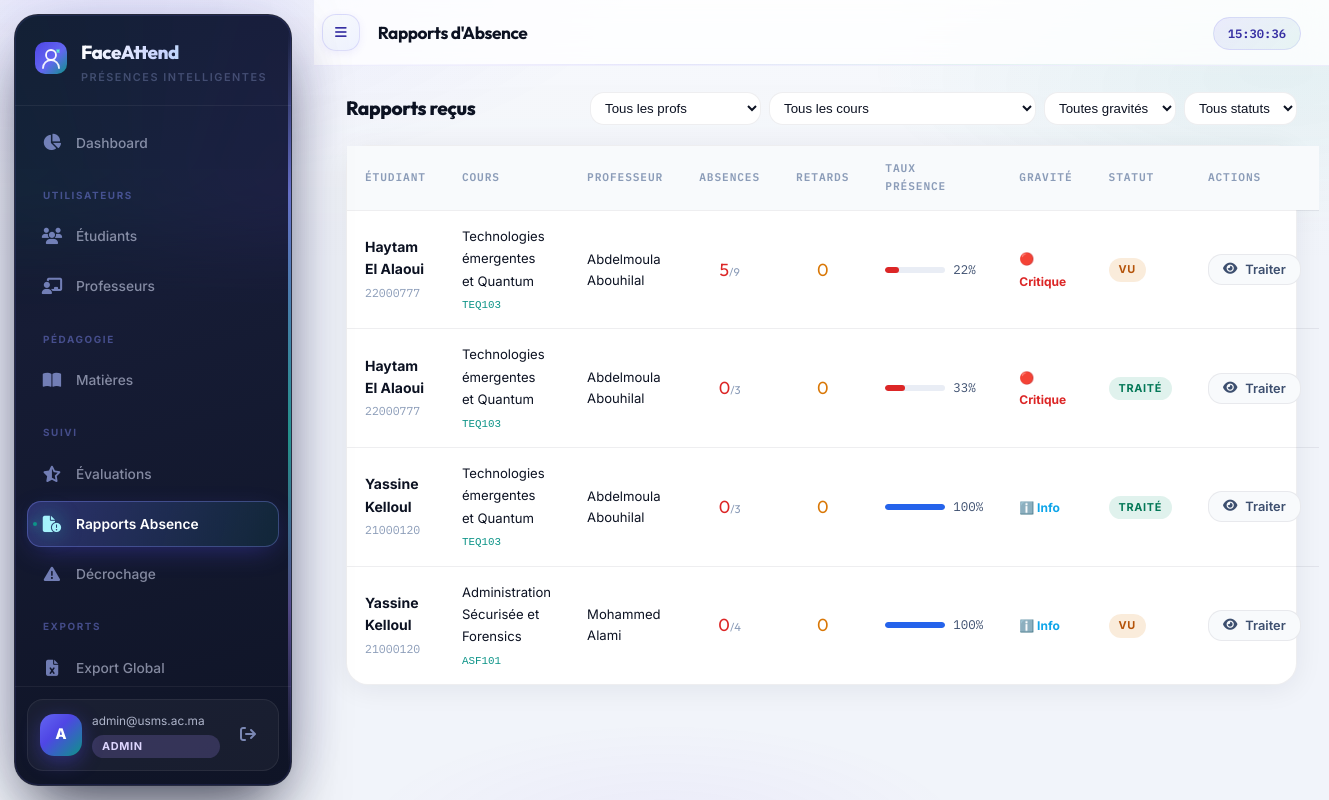
Screenshot of /admin/absence-reports (signed in) with the database file from the repository.
### app/models/__init__.py (models this page shows, shortened)
class User(UserMixin, db.Model):
    __tablename__ = "users"
    id           = db.Column(db.Integer, primary_key=True)
    email        = db.Column(db.String(255), unique=True, nullable=False, index=True)
    password_hash= db.Column(db.String(255), nullable=False)
    role         = db.Column(db.Enum(RoleEnum), nullable=False)
    is_active    = db.Column(db.Boolean, default=True)
    consent_given= db.Column(db.Boolean, default=False)          # CNDP
    consent_date = db.Column(db.DateTime)
    failed_logins= db.Column(db.Integer, default=0)
    locked_until = db.Column(db.DateTime)
    created_at   = db.Column(db.DateTime, default=lambda: datetime.now(timezone.utc))
    updated_at   = db.Column(db.DateTime, onupdate=lambda: datetime.now(timezone.utc))
    deleted_at   = db.Column(db.DateTime)   # Soft delete (droit à l'oubli CNDP)
    student_profile = db.relationship("Student", back_populates="user", uselist=False)
    teacher_profile = db.relationship("Teacher", back_populates="user", uselist=False)

class AbsenceReport(db.Model):
    __tablename__ = "absence_reports"
    id          = db.Column(db.Integer, primary_key=True)
    teacher_id  = db.Column(db.Integer, db.ForeignKey("teachers.id"), nullable=False)
    student_id  = db.Column(db.Integer, db.ForeignKey("students.id"), nullable=False)
    course_id   = db.Column(db.Integer, db.ForeignKey("courses.id"),  nullable=False)
    nb_seances          = db.Column(db.Integer, default=0)
    nb_absences         = db.Column(db.Integer, default=0)
    nb_retards          = db.Column(db.Integer, default=0)
    taux_presence       = db.Column(db.Float,   default=0.0)  # 0.0 → 1.0
    periode_debut       = db.Column(db.DateTime)
    periode_fin         = db.Column(db.DateTime)
    commentaire         = db.Column(db.Text)
    gravite             = db.Column(db.Enum(AbsenceGravite),
                                    default=AbsenceGravite.INFO)
    statut              = db.Column(db.Enum(AbsenceReportStatus),
                                    default=AbsenceReportStatus.NOUVEAU)
    created_at          = db.Column(db.DateTime,
                                    default=lambda: datetime.now(timezone.utc))
    admin_note          = db.Column(db.Text)
    admin_treated_at    = db.Column(db.DateTime)
    teacher = db.relationship("Teacher", foreign_keys=[teacher_id])
    student = db.relationship("Student", foreign_keys=[student_id])
    course  = db.relationship("Course",  foreign_keys=[course_id])

class Student(db.Model):
    __tablename__ = "students"
    id              = db.Column(db.Integer, primary_key=True)
    user_id         = db.Column(db.Integer, db.ForeignKey("users.id"), unique=True)
    student_number  = db.Column(db.String(20), unique=True, nullable=False)  # CNE / Matricule
    first_name      = db.Column(db.String(100), nullable=False)
    last_name       = db.Column(db.String(100), nullable=False)
    program         = db.Column(db.String(100))   # Filière
    year_of_study   = db.Column(db.Integer)
    group_name      = db.Column(db.String(50))
    face_encoding_enc  = db.Column(db.LargeBinary)   # AES-GCM ciphertext
    face_encoding_nonce= db.Column(db.LargeBinary)   # 96-bit nonce GCM
    face_encoding_tag  = db.Column(db.LargeBinary)   # 128-bit auth tag GCM
    face_photo_enc     = db.Column(db.LargeBinary)
    face_photo_nonce   = db.Column(db.LargeBinary)
    face_photo_tag     = db.Column(db.LargeBinary)
    face_enrolled_at   = db.Column(db.DateTime)
    pseudonym          = db.Column(db.String(64), unique=True)  # Pseudonymisation CNDP
    user        = db.relationship("User", back_populates="student_profile")
    attendances = db.relationship("Attendance", back_populates="student", lazy="dynamic")
    enrollments = db.relationship("Enrollment",  back_populates="student", lazy="dynamic")
    @property
    def full_name(self):
        return f"{self.first_name} {self.last_name}"

class Course(db.Model):
    __tablename__ = "courses"
    id          = db.Column(db.Integer, primary_key=True)
    teacher_id  = db.Column(db.Integer, db.ForeignKey("teachers.id"))
    name        = db.Column(db.String(150), nullable=False)
    code        = db.Column(db.String(20), unique=True, nullable=False)
    description = db.Column(db.Text)
    credits     = db.Column(db.Integer, default=3)
    room        = db.Column(db.String(50))
    is_active   = db.Column(db.Boolean, default=True)
    teacher     = db.relationship("Teacher", back_populates="courses")
    sessions    = db.relationship("Session", back_populates="course", lazy="dynamic")
    enrollments = db.relationship("Enrollment", back_populates="course", lazy="dynamic")

class Teacher(db.Model):
    __tablename__ = "teachers"
    id         = db.Column(db.Integer, primary_key=True)
    user_id    = db.Column(db.Integer, db.ForeignKey("users.id"), unique=True)
    first_name = db.Column(db.String(100), nullable=False)
    last_name  = db.Column(db.String(100), nullable=False)
    department = db.Column(db.String(100))
    phone      = db.Column(db.String(20))
    user    = db.relationship("User", back_populates="teacher_profile")
    courses = db.relationship("Course", back_populates="teacher", lazy="dynamic")
    @property
    def full_name(self):
        return f"{self.first_name} {self.last_name}"

### app/api/admin.py (the view)
@admin_bp.route("/absence-reports")
@admin_required
def absence_reports():
    course_id  = request.args.get("course_id",  type=int)
    teacher_id = request.args.get("teacher_id", type=int)
    gravite    = request.args.get("gravite",    "")
    statut     = request.args.get("statut",     "")
    page       = request.args.get("page", 1, type=int)
    query = AbsenceReport.query
    if course_id:  query = query.filter_by(course_id=course_id)
    if teacher_id: query = query.filter_by(teacher_id=teacher_id)
    if gravite:    query = query.filter_by(gravite=AbsenceGravite[gravite.upper()])
    if statut:     query = query.filter_by(statut=AbsenceReportStatus[statut.upper()])
    pagination = query.order_by(AbsenceReport.created_at.desc()).paginate(
        page=page, per_page=20, error_out=False
    )
    teachers = Teacher.query.all()
    courses  = Course.query.filter_by(is_active=True).all()
    return render_template("admin/absence_reports.html",
                           pagination=pagination,
                           teachers=teachers,
                           courses=courses,
                           f_course=course_id,
                           f_teacher=teacher_id,
                           f_gravite=gravite,
                           f_statut=statut)

### app/api/admin.py (called while the page is built)
def admin_required(f):
    @wraps(f)
    @login_required
    def decorated(*args, **kwargs):
        if current_user.role != RoleEnum.ADMIN:
            flash("Accès réservé aux administrateurs.", "danger")
            return redirect(url_for("auth.login"))
        return f(*args, **kwargs)
    return decorated

### frontend/templates/admin/absence_reports.html (shortened to what this page needs)
{% extends "base.html" %}
{% block page_title %}Rapports d'Absence{% endblock %}
{% block content %}
<div class="section-header">
  <h2>Rapports reçus</h2>
  <form method="GET" style="display:flex;gap:8px;flex-wrap:wrap">
    <select name="teacher_id" onchange="this.form.submit()" style="padding:7px 10px;background:var(--bg-2);border:1px solid var(--border-2);border-radius:var(--radius);color:var(--text);font-size:.83rem">
      <option value="">Tous les profs</option>
    </select>
    <select name="course_id" onchange="this.form.submit()" style="padding:7px 10px;background:var(--bg-2);border:1px solid var(--border-2);border-radius:var(--radius);color:var(--text);font-size:.83rem">
      <option value="">Tous les cours</option>
    </select>
    <select name="gravite" onchange="this.form.submit()" style="padding:7px 10px;background:var(--bg-2);border:1px solid var(--border-2);border-radius:var(--radius);color:var(--text);font-size:.83rem">
      <option value="">Toutes gravités</option>
    </select>
    <select name="statut" onchange="this.form.submit()" style="padding:7px 10px;background:var(--bg-2);border:1px solid var(--border-2);border-radius:var(--radius);color:var(--text);font-size:.83rem">
      <option value="">Tous statuts</option>
    </select>
  </form>
</div>
<div class="card" style="padding:0">
  <table>
    <thead>
      <tr><th>Étudiant</th><th>Cours</th><th>Professeur</th><th>Absences</th><th>Retards</th><th>Taux présence</th><th>Gravité</th><th>Statut</th><th>Actions</th></tr>
    </thead>
    <tbody>
    {% for r in pagination.items %}
    {% set grav_color = '#dc2626' if r.gravite.value=='critique' else '#d97706' if r.gravite.value=='attention' else '#0ea5e9' %}
    <tr>
      <td><strong>{{ r.student.full_name }}</strong><br><span style="font-size:.72rem;font-family:var(--font-mono);color:var(--text-3)">{{ r.student.student_number }}</span></td>
      <td><span style="font-size:.82rem">{{ r.course.name }}</span><br><code style="font-size:.68rem;color:var(--accent-2)">{{ r.course.code }}</code></td>
      <td style="font-size:.82rem">{{ r.teacher.full_name }}</td>
      <td style="text-align:center;font-family:var(--font-head);font-size:1.1rem;color:var(--danger)">{{ r.nb_absences }}<span style="font-size:.7rem;color:var(--text-3)">/{{ r.nb_seances }}</span></td>
      <td style="text-align:center;font-family:var(--font-head);font-size:1.1rem;color:#d97706">{{ r.nb_retards }}</td>
      <td>
        {% set pct = (r.taux_presence * 100)|round|int %}
        <div style="display:flex;align-items:center;gap:8px">
          <div style="width:60px;height:6px;background:var(--bg-3);border-radius:3px;overflow:hidden">
            <div style="height:100%;width:{{ pct }}%;background:{{ '#2563eb' if pct >= 75 else '#d97706' if pct >= 50 else '#dc2626' }};border-radius:3px"></div>
          </div>
          <span style="font-family:var(--font-mono);font-size:.78rem;color:var(--text-2)">{{ pct }}%</span>
        </div>
      </td>
      <td><span style="font-size:.75rem;font-weight:700;color:{{ grav_color }}">
        {% if r.gravite.value == 'critique' %}🔴 Critique
        {% elif r.gravite.value == 'attention' %}⚠️ Attention
        {% else %}ℹ️ Info{% endif %}
      </span></td>
      <td>
        {% if r.statut.value == 'nouveau' %}<span class="badge badge--absent">Nouveau</span>
        {% elif r.statut.value == 'vu' %}<span class="badge" style="background:rgba(217,119,6,.14);color:#b45309">Vu</span>
        {% else %}<span class="badge badge--present">Traité</span>{% endif %}
      </td>
      <td>
        <button onclick="document.getElementById('modal-{{ r.id }}').style.display='flex'"
                class="btn btn--sm btn--ghost">
          <i class="fas fa-eye"></i> Traiter
        </button>
      </td>
    </tr>
    {% else %}
    <tr><td colspan="9" style="text-align:center;color:var(--text-3);padding:40px">Aucun rapport d'absence reçu.</td></tr>
    {% endfor %}
    </tbody>
  </table>
</div>
{% endblock %}

### frontend/templates/base.html (shortened to what this page needs)
<!DOCTYPE html>
<html lang="fr">
<head>
  <link rel="stylesheet" href="https://cdnjs.cloudflare.com/ajax/libs/font-awesome/6.6.0/css/all.min.css"/>
  <link rel="stylesheet" href="{{ url_for('static', filename='css/main.css') }}"/>
</head>
<body>
{% if current_user.is_authenticated %}
<aside class="sidebar" id="sidebar" aria-label="Navigation principale">
  <div class="sidebar__aurora" aria-hidden="true"></div>
  <div class="sidebar__rail" aria-hidden="true"></div>
  <div class="sidebar__brand">
    <span class="sidebar__logo">
    </span>
    <div class="sidebar__brand-text">
      <span class="sidebar__name">FaceAttend</span>
      <span class="sidebar__tagline">Présences intelligentes</span>
    </div>
  </div>
  <nav class="sidebar__nav">
    {% if current_user.role.value == 'admin' %}
      <a href="{{ url_for('admin.dashboard') }}"
         class="nav-item {% if request.endpoint == 'admin.dashboard' %}active{% endif %}">
        <i class="fas fa-chart-pie"></i><span>Dashboard</span>
      </a>
      <div class="nav-separator">Utilisateurs</div>
      <a href="{{ url_for('admin.students') }}"
         class="nav-item {% if 'students' in request.path and 'edit' not in request.path %}active{% endif %}">
        <i class="fas fa-users"></i><span>Étudiants</span>
      </a>
      <a href="{{ url_for('admin.teachers') }}"
         class="nav-item {% if 'teachers' in request.path and 'edit' not in request.path %}active{% endif %}">
        <i class="fas fa-chalkboard-user"></i><span>Professeurs</span>
      </a>
      <div class="nav-separator">Pédagogie</div>
      <a href="{{ url_for('admin.courses') }}"
         class="nav-item {% if 'courses' in request.path %}active{% endif %}">
        <i class="fas fa-book-open"></i><span>Matières</span>
      </a>
      <div class="nav-separator">Suivi</div>
      <a href="{{ url_for('admin.evaluations') }}"
         class="nav-item {% if 'evaluations' in request.path %}active{% endif %}">
        <i class="fas fa-star-half-stroke"></i><span>Évaluations</span>
      </a>
      <a href="{{ url_for('admin.absence_reports') }}"
         class="nav-item {% if 'absence-reports' in request.path %}active{% endif %}">
        <i class="fas fa-file-circle-exclamation"></i><span>Rapports Absence</span>
      </a>
      <a href="{{ url_for('admin.at_risk') }}"
         class="nav-item {% if 'at-risk' in request.path %}active{% endif %}">
        <i class="fas fa-triangle-exclamation"></i><span>Décrochage</span>
      </a>
      <div class="nav-separator">Exports</div>
      <a href="{{ url_for('admin.export_report') }}" class="nav-item">
        <i class="fas fa-file-excel"></i><span>Export Global</span>
      </a>
    {% endif %}
  </nav>
  <div class="sidebar__footer">
    <div class="sidebar__user-card">
      <div class="avatar">{{ current_user.email[0].upper() }}</div>
      <div class="sidebar__user-info">
        <span class="sidebar__user-email">{{ current_user.email }}</span>
        <span class="sidebar__user-role badge badge--{{ current_user.role.value }}">{{ current_user.role.value }}</span>
      </div>
      <a href="{{ url_for('auth.logout') }}" class="btn-logout" title="Déconnexion">
        <i class="fas fa-arrow-right-from-bracket"></i>
      </a>
    </div>
  </div>
</aside>
<main class="main-content">
  <header class="topbar">
    <button class="topbar__toggle" onclick="document.getElementById('sidebar').classList.toggle('collapsed')">
      <i class="fas fa-bars"></i>
    </button>
    <h1 class="topbar__title">{% block page_title %}{% endblock %}</h1>
    <div class="topbar__right">
      <span class="topbar__time" id="clock"></span>
    </div>
  </header>
  <div class="page-body">
    {% block content %}{% endblock %}
  </div>
</main>
{% else %}
  {% block auth_content %}{% endblock %}
{% endif %}
</body>
</html>

### rows the page displays
User: email "A", email "admin@usms.ac.ma", role.value "ADMIN"
AbsenceReport: student.full_name "Haytam El Alaoui", student.student_number "22000777", course.name "Technologies émergentes et Quantum", course.code "TEQ103", teacher.full_name "Abdelmoula Abouhilal", nb_absences "5", nb_seances "9", nb_retards "0", pct "22", gravite "🔴 Critique", statut "VU"
AbsenceReport: student.full_name "Haytam El Alaoui", student.student_number "22000777", course.name "Technologies émergentes et Quantum", course.code "TEQ103", teacher.full_name "Abdelmoula Abouhilal", nb_absences "0", nb_seances "3", nb_retards "0", pct "33", gravite "🔴 Critique", statut "TRAITÉ"
AbsenceReport: student.full_name "Yassine Kelloul", student.student_number "21000120", course.name "Technologies émergentes et Quantum", course.code "TEQ103", teacher.full_name "Abdelmoula Abouhilal", nb_absences "0", nb_seances "3", nb_retards "0", pct "100", gravite "ℹ️ Info", statut "TRAITÉ"
AbsenceReport: student.full_name "Yassine Kelloul", student.student_number "21000120", course.name "Administration Sécurisée et Forensics", course.code "ASF101", teacher.full_name "Mohammed Alami", nb_absences "0", nb_seances "4", nb_retards "0", pct "100", gravite "ℹ️ Info", statut "VU"
